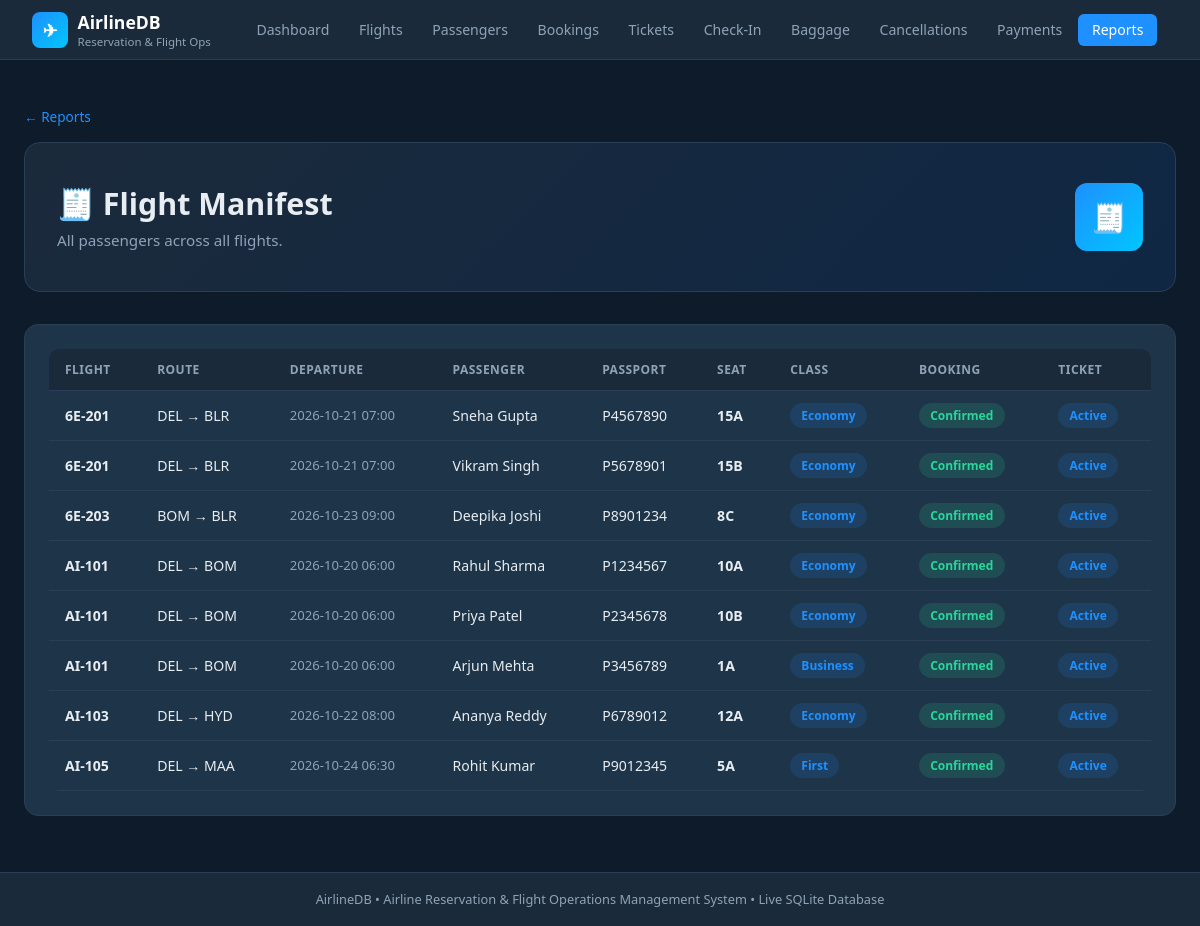
/reports/manifest, run on the app's committed database.
### tables this page shows
CREATE TABLE tickets (
    ticket_id    INTEGER PRIMARY KEY AUTOINCREMENT,
    booking_id   INTEGER NOT NULL REFERENCES bookings(booking_id),
    seat_id      INTEGER NOT NULL REFERENCES seats(seat_id),
    seat_class   TEXT NOT NULL DEFAULT 'Economy'
                 CHECK (seat_class IN ('Economy','Business','First')),
    issue_date   TEXT NOT NULL DEFAULT (datetime('now')),
    ticket_status TEXT NOT NULL DEFAULT 'Active'
                  CHECK (ticket_status IN ('Active','Cancelled','Used')),
    UNIQUE (booking_id, seat_id)             -- one seat per booking line
);

CREATE TABLE flights (
    flight_id        TEXT PRIMARY KEY,      -- e.g. AI-101
    route_id         INTEGER NOT NULL REFERENCES routes(route_id),
    aircraft_id      TEXT NOT NULL REFERENCES aircraft(aircraft_id),
    departure_time   TEXT NOT NULL,         -- ISO-8601 datetime
    arrival_time     TEXT NOT NULL,
    base_fare        REAL NOT NULL CHECK (base_fare >= 0),
    status           TEXT NOT NULL DEFAULT 'Scheduled'
                     CHECK (status IN ('Scheduled','Delayed','Cancelled','Completed')),
    CHECK (arrival_time > departure_time)
);

CREATE TABLE passengers (
    passenger_id  INTEGER PRIMARY KEY AUTOINCREMENT,
    first_name    TEXT NOT NULL,
    last_name     TEXT NOT NULL,
    email         TEXT NOT NULL UNIQUE,
    phone         TEXT,
    passport_no   TEXT UNIQUE,
    date_of_birth TEXT,
    nationality   TEXT DEFAULT 'Indian',
    created_at    TEXT DEFAULT (datetime('now'))
);

CREATE TABLE seats (
    seat_id     INTEGER PRIMARY KEY AUTOINCREMENT,
    aircraft_id TEXT NOT NULL REFERENCES aircraft(aircraft_id) ON DELETE CASCADE,
    seat_number TEXT NOT NULL,              -- e.g. 12A
    seat_class  TEXT NOT NULL DEFAULT 'Economy'
                CHECK (seat_class IN ('Economy','Business','First')),
    UNIQUE (aircraft_id, seat_number)
);

CREATE TABLE bookings (
    booking_id     INTEGER PRIMARY KEY AUTOINCREMENT,
    passenger_id   INTEGER NOT NULL REFERENCES passengers(passenger_id),
    flight_id      TEXT NOT NULL REFERENCES flights(flight_id),
    booking_date   TEXT NOT NULL DEFAULT (datetime('now')),
    booking_status TEXT NOT NULL DEFAULT 'Confirmed'
                   CHECK (booking_status IN ('Confirmed','Cancelled','Pending')),
    total_fare     REAL NOT NULL CHECK (total_fare >= 0)
);

### app/routes/reports.py (the view)
@reports_bp.route("/manifest")
def manifest():
    rows = query("""
        SELECT f.flight_id, r.origin_airport||' → '||r.dest_airport AS route,
               f.departure_time, p.first_name||' '||p.last_name AS passenger,
               p.passport_no, s.seat_number, t.seat_class,
               b.booking_status, t.ticket_status
        FROM flights f
        JOIN routes r ON f.route_id=r.route_id
        JOIN bookings b ON b.flight_id=f.flight_id
        JOIN passengers p ON p.passenger_id=b.passenger_id
        JOIN tickets t ON t.booking_id=b.booking_id
        JOIN seats s ON s.seat_id=t.seat_id
        ORDER BY f.flight_id, s.seat_number
    """)
    return render_template("reports/manifest.html", rows=rows)

### app/db.py (called while the page is built)
def get_db():
    os.makedirs(os.path.dirname(DB_PATH), exist_ok=True)
    conn = sqlite3.connect(DB_PATH)
    conn.execute("PRAGMA foreign_keys = ON")
    conn.row_factory = sqlite3.Row
    return conn

def query(sql, params=(), one=False):
    conn = get_db()
    cur  = conn.execute(sql, params)
    rows = cur.fetchone() if one else cur.fetchall()
    conn.close()
    return rows

### templates/reports/manifest.html (shortened to what this page needs)
{% extends "base.html" %}
{% block content %}
<a href="{{ url_for('reports.index') }}" class="back-link">← Reports</a>
<div class="page-hero"><div><h1>🧾 Flight Manifest</h1><p>All passengers across all flights.</p></div><div class="hero-badge">🧾</div></div>
<div class="card">
  <div class="table-wrap">
    <table>
      <thead><tr><th>Flight</th><th>Route</th><th>Departure</th><th>Passenger</th><th>Passport</th><th>Seat</th><th>Class</th><th>Booking</th><th>Ticket</th></tr></thead>
      <tbody>
      {% for r in rows %}
        <tr>
          <td><strong>{{ r.flight_id }}</strong></td><td>{{ r.route }}</td>
          <td style="color:var(--muted);font-size:.82rem">{{ r.departure_time[:16].replace('T',' ') }}</td>
          <td>{{ r.passenger }}</td><td>{{ r.passport_no or '—' }}</td>
          <td><strong>{{ r.seat_number }}</strong></td>
          <td><span class="badge badge-info">{{ r.seat_class }}</span></td>
          <td>{% if r.booking_status=='Confirmed' %}<span class="badge badge-success">{{ r.booking_status }}</span>{% else %}<span class="badge badge-danger">{{ r.booking_status }}</span>{% endif %}</td>
          <td>{% if r.ticket_status=='Active' %}<span class="badge badge-info">{{ r.ticket_status }}</span>{% else %}<span class="badge badge-muted">{{ r.ticket_status }}</span>{% endif %}</td>
        </tr>
      {% endfor %}
      </tbody>
    </table>
  </div>
</div>
{% endblock %}

### static/css/style.css (style rules this page uses)
:root { --navy: #0d1b2a; --dark: #1b2a3b; --card: #1e3448; --accent: #1e90ff; --accent2: #00c6ff; --success: #28d79a; --warning: #f5a623; --danger: #e94560; --text: #e8edf2; --muted: #8fa3b8; --border: #2a3f55; --white: #ffffff; }
* { box-sizing: border-box; margin: 0; padding: 0; }
body { font-family: 'Segoe UI', system-ui, sans-serif; background: var(--navy); color: var(--text); min-height: 100vh; display: flex; flex-direction: column; }
.page-hero { background: linear-gradient(135deg, var(--dark) 0%, #0f2744 100%); border-radius: 16px; padding: 2.5rem 2rem; margin-bottom: 2rem; border: 1px solid var(--border); display: flex; justify-content: space-between; align-items: center; gap: 1rem; }
.page-hero h1 { font-size: 1.9rem; font-weight: 700; }
.page-hero p { color: var(--muted); margin-top: .4rem; font-size: .95rem; }
.hero-badge { background: linear-gradient(135deg, var(--accent), var(--accent2)); border-radius: 12px; width: 68px; height: 68px; display: flex; align-items: center; justify-content: center; font-size: 1.8rem; flex-shrink: 0; }
.card { background: var(--card); border: 1px solid var(--border); border-radius: 14px; padding: 1.5rem; margin-bottom: 1.5rem; }
.table-wrap { overflow-x: auto; border-radius: 10px; }
table { width: 100%; border-collapse: collapse; font-size: .88rem; }
thead th { background: var(--dark); color: var(--muted); padding: .75rem 1rem; text-align: left; font-weight: 600; text-transform: uppercase; font-size: .75rem; letter-spacing: .04em; border-bottom: 1px solid var(--border); }
tbody tr { border-bottom: 1px solid var(--border); transition: background .15s; }
tbody td { padding: .75rem 1rem; vertical-align: middle; }
.badge { display: inline-flex; align-items: center; padding: .25rem .7rem; border-radius: 20px; font-size: .75rem; font-weight: 600; }
.badge-success { background: rgba(40,215,154,.15); color: var(--success); }
.badge-info { background: rgba(30,144,255,.15); color: var(--accent); }
.back-link { color: var(--accent); text-decoration: none; font-size: .85rem; display: inline-flex; align-items: center; gap: .3rem; margin-bottom: 1rem; }

### data on the page
tickets: flight_id "6E-201", route "DEL → BLR", departure_time "2026-10-21 07:00", passenger "Sneha Gupta", passport_no "P4567890", seat_number "15A", seat_class "Economy", booking_status "Confirmed", ticket_status "Active"
tickets: flight_id "6E-201", route "DEL → BLR", departure_time "2026-10-21 07:00", passenger "Vikram Singh", passport_no "P5678901", seat_number "15B", seat_class "Economy", booking_status "Confirmed", ticket_status "Active"
tickets: flight_id "6E-203", route "BOM → BLR", departure_time "2026-10-23 09:00", passenger "Deepika Joshi", passport_no "P8901234", seat_number "8C", seat_class "Economy", booking_status "Confirmed", ticket_status "Active"
tickets: flight_id "AI-101", route "DEL → BOM", departure_time "2026-10-20 06:00", passenger "Rahul Sharma", passport_no "P1234567", seat_number "10A", seat_class "Economy", booking_status "Confirmed", ticket_status "Active"
tickets: flight_id "AI-101", route "DEL → BOM", departure_time "2026-10-20 06:00", passenger "Priya Patel", passport_no "P2345678", seat_number "10B", seat_class "Economy", booking_status "Confirmed", ticket_status "Active"
tickets: flight_id "AI-101", route "DEL → BOM", departure_time "2026-10-20 06:00", passenger "Arjun Mehta", passport_no "P3456789", seat_number "1A", seat_class "Business", booking_status "Confirmed", ticket_status "Active"
tickets: flight_id "AI-103", route "DEL → HYD", departure_time "2026-10-22 08:00", passenger "Ananya Reddy", passport_no "P6789012", seat_number "12A", seat_class "Economy", booking_status "Confirmed", ticket_status "Active"
tickets: flight_id "AI-105", route "DEL → MAA", departure_time "2026-10-24 06:30", passenger "Rohit Kumar", passport_no "P9012345", seat_number "5A", seat_class "First", booking_status "Confirmed", ticket_status "Active"
